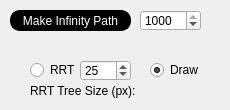
     <widget class="QWidget" name="Planning">
      <attribute name="title">
       <string>Planning</string>
      </attribute>
      <widget class="QPushButton" name="make_inf_path">
       <property name="geometry">
        <rect>
         <x>10</x>
         <y>10</y>
         <width>121</width>
         <height>21</height>
        </rect>
       </property>
       <property name="styleSheet">
        <string notr="true">QPushButton {
                color: rgb(255, 255, 255);
                background-color: rgb(0, 0, 0);
                border-style: outset;
                border-width: 2px;
                border-radius: 10px;
                border-color: rgb(0, 0, 0);
                min-width: 1em;
                padding: 1px;
            }
            QPushButton:hover {
                background-color: rgb(100, 100, 100);
                color: rgb(255, 255, 255);
                border-style: inset;
			  border-color: rgb(0, 255, 0);
            }</string>
       </property>
       <property name="text">
        <string>Make Infinity Path</string>
       </property>
       <property name="checkable">
        <bool>true</bool>
       </property>
       <property name="checked">
        <bool>false</bool>
       </property>
      </widget>
      <widget class="QSpinBox" name="infinity_size">
       <property name="geometry">
        <rect>
         <x>140</x>
         <y>10</y>
         <width>61</width>
         <height>21</height>
        </rect>
       </property>
       <property name="minimum">
        <number>1</number>
       </property>
       <property name="maximum">
        <number>1000</number>
       </property>
       <property name="singleStep">
        <number>100</number>
       </property>
       <property name="value">
        <number>1000</number>
       </property>
      </widget>
      <widget class="QRadioButton" name="RRTradio">
       <property name="geometry">
        <rect>
         <x>30</x>
         <y>60</y>
         <width>71</width>
         <height>20</height>
        </rect>
       </property>
       <property name="text">
        <string>RRT</string>
       </property>
      </widget>
      <widget class="QRadioButton" name="drawradio">
       <property name="geometry">
        <rect>
         <x>150</x>
         <y>60</y>
         <width>71</width>
         <height>20</height>
        </rect>
       </property>
       <property name="text">
        <string>Draw</string>
       </property>
       <property name="checked">
        <bool>true</bool>
       </property>
      </widget>
      <widget class="QSpinBox" name="RRTtreesizebox">
       <property name="geometry">
        <rect>
         <x>80</x>
         <y>60</y>
         <width>51</width>
         <height>21</height>
        </rect>
       </property>
       <property name="minimum">
        <number>1</number>
       </property>
       <property name="maximum">
        <number>100</number>
       </property>
       <property name="value">
        <number>25</number>
       </property>
      </widget>
      <widget class="QLabel" name="RRTtreesizelabel_2">
       <property name="geometry">
        <rect>
         <x>30</x>
         <y>80</y>
         <width>121</width>
         <height>21</height>
        </rect>
       </property>
       <property name="text">
        <string>RRT Tree Size (px):</string>
       </property>
      </widget>
     </widget>
